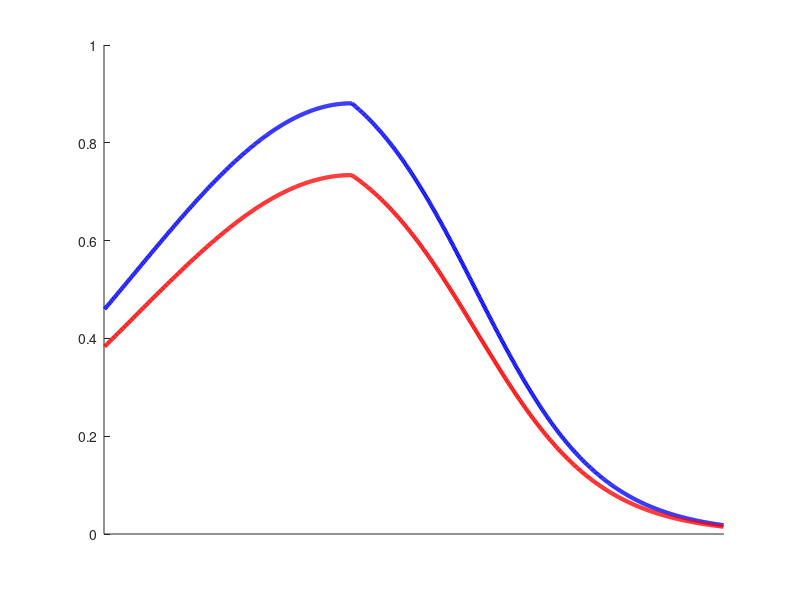

Here is the MATLAB script that generated this plot: (Note: this script raises an error after producing the figure.)



%% figure 6b 
clc
clear all
close all

% set parameters
x = 1:1000;
ArterialPressure_young = 1./(1+exp(-0.01*(x-600)));
ArterialPressure_older = 0.2+0.8./(1+exp(-0.01*(x-600)));
PulseOrig = sind(x*20*360/numel(x));
PulsePressure_young = PulseOrig.*ArterialPressure_young*0.3+ArterialPressure_young;
PulsePressure_older = PulseOrig.*ArterialPressure_older*0.3+ArterialPressure_older;
rangeY = [ones(1,numel(x)).*ArterialPressure_young*0.3+ArterialPressure_young; -ones(1,numel(x)).*ArterialPressure_young*0.3+ArterialPressure_young];
rangeO = [ones(1,numel(x)).*ArterialPressure_older*0.3+ArterialPressure_older; -ones(1,numel(x)).*ArterialPressure_older*0.3+ArterialPressure_older];

tmpAP = [ArterialPressure_young 2*ArterialPressure_young(end)-ArterialPressure_young(end-1)];
tmpy = tmpAP(2:end)-tmpAP(1:end-1);
voPI_young = 1*ArterialPressure_young/max(ArterialPressure_young) +1*tmpy/max(tmpy);
tmpAP = [ArterialPressure_older 2*ArterialPressure_older(end)-ArterialPressure_older(end-1)];
tmpo = tmpAP(2:end)-tmpAP(1:end-1);
voPI_older = 1*ArterialPressure_older/max(ArterialPressure_older) +1*tmpo/max(tmpo);

ArterialTotalVolume_young = [0.880797*exp((x(1:400)-400).^2/(-2*350^2))  1./(1+exp(-0.01*(-x(401:end)+600)))];
ArterialTotalVolume_older = ArterialTotalVolume_young/1.2;



% figure
figure('Color',[1 1 1],'Position',[0 0 600 400],'Units','pixels'); hold on;
plot(ArterialTotalVolume_young,'b-','linewidth',3);
plot(ArterialTotalVolume_older,'r-','linewidth',3);
set(gca,'xlim',[0 1001],'xTick',[],'XTickLabels',[],'FontSize',16);
set(gca,'ylim',[-0.1 1],'yTick',[],'yTickLabels',[],'FontSize',16);
box on


figure('Color',[1 1 1],'Position',[0 0 600 400],'Units','pixels'); hold on;
plot(PulsePressure_young,'b-','linewidth',3);
plot(PulsePressure_older,'r-','linewidth',3);
plot(rangeY(1,:),'k-','linewidth',1);
plot(rangeY(2,:),'k-','linewidth',1);
plot(rangeO(1,:),'k-','linewidth',1);
plot(rangeO(2,:),'k-','linewidth',1);
set(gca,'xlim',[0 1001],'xTick',[],'XTickLabels',[],'FontSize',16);
set(gca,'ylim',[-0.2 1.5],'yTick',[],'yTickLabels',[],'FontSize',16);
box on


figure('Color',[1 1 1],'Position',[0 0 600 400],'Units','pixels'); hold on;
plot(voPI_young,'b-','linewidth',3);
plot(voPI_older,'r-','linewidth',3);
set(gca,'xlim',[0 1001],'xTick',[],'XTickLabels',[],'FontSize',16);
set(gca,'ylim',[-0.2 2],'yTick',[],'yTickLabels',[],'FontSize',16);
box on


figure('Color',[1 1 1],'Position',[0 0 600 400],'Units','pixels'); hold on;
vePI_young = ArterialPressure_young;
vePI_older = ArterialPressure_older+0.1;
plot(vePI_young,'b-','linewidth',3);
plot(vePI_older,'r-','linewidth',3);
set(gca,'xlim',[0 1001],'xTick',[],'XTickLabels',[],'FontSize',16);
set(gca,'ylim',[-0.2 1.4],'yTick',[],'yTickLabels',[],'FontSize',16);
box on

